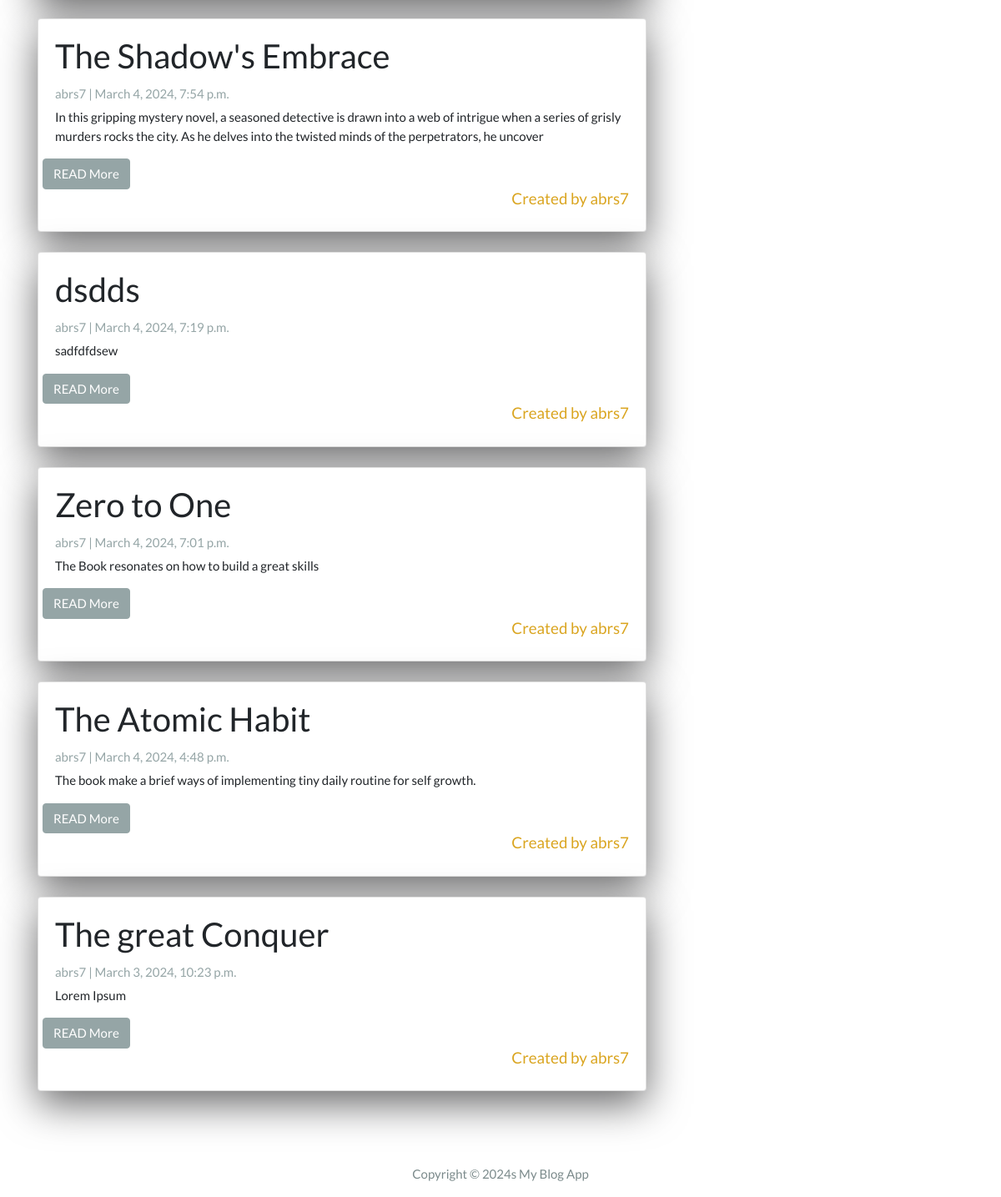
The app's page /app/ (lower part), older data.
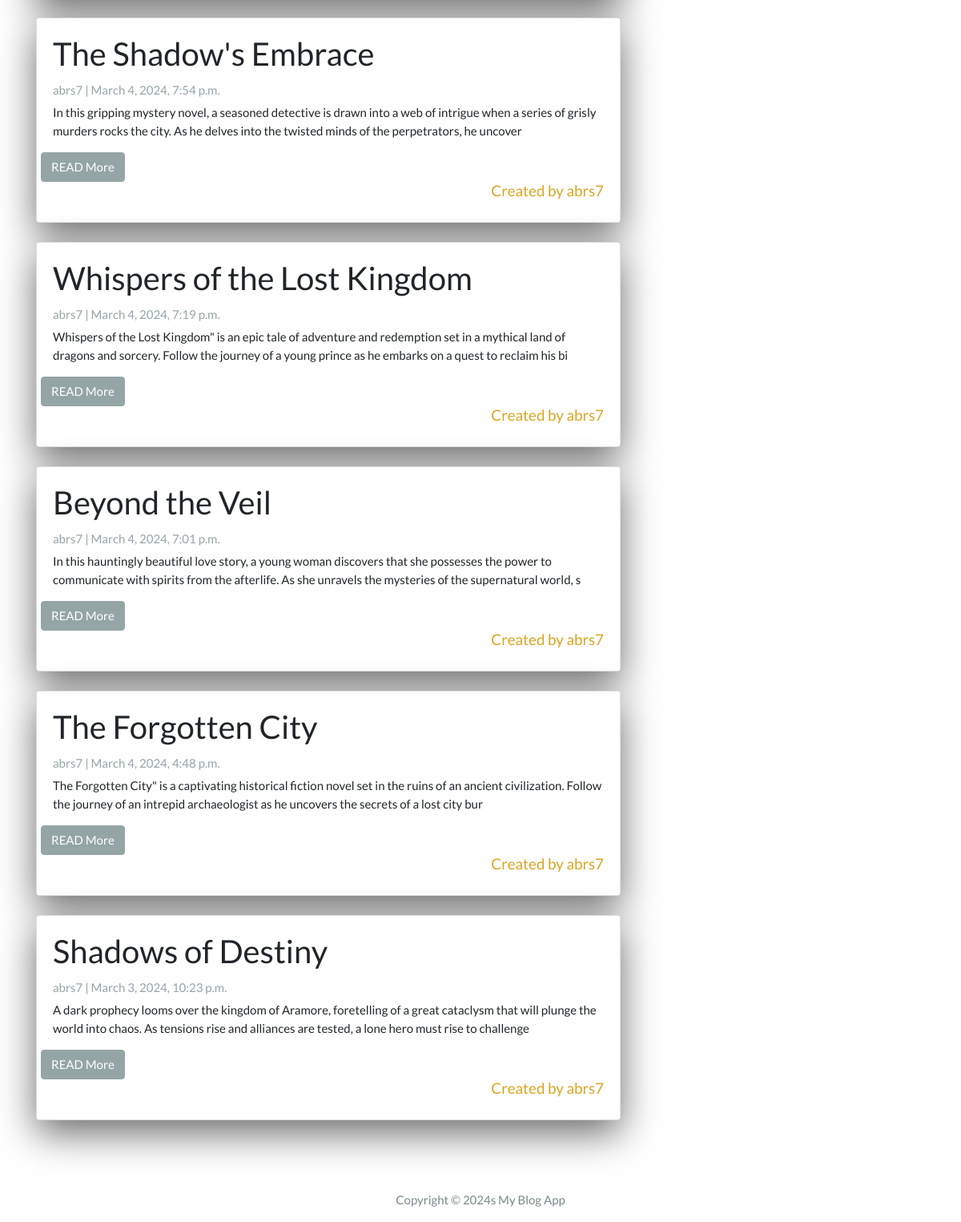
The same page, newer data.
### app/models.py (models this page shows, shortened)
class Post(models.Model):
    title = models.CharField(max_length =256, unique=True)
    slug = models.SlugField(max_length=256, unique=True )
    author = models.ForeignKey(User, on_delete=models.CASCADE, related_name='blog_posts')
    created_on = models.DateTimeField(auto_now_add = True)
    updated_on = models.DateTimeField(auto_now = True)
    content = models.TextField()
    status = models.IntegerField(choices = STATUS, default= 0)
    class Meta():
        ordering = ['-created_on']

### app/views.py (the view)
# urls.py: path('', views.PostList.as_view(), name = 'post_list'),
class PostList(ListView):
    queryset = Post.objects.filter(status=1).order_by('-created_on')
    template_name = 'index.html'
    def get_context_data(self, **kwargs):
        context = super().get_context_data(**kwargs)
        context['post_id'] = self.kwargs.get('post_id')
        return context

### templates/index.html (shortened to what this page needs)
{% extends "base.html" %}
{% block content %}
<div class="container">
  <div class="row">
    <div class="col-md-8 mt-3 left">
      {% for post in post_list %}
      <div class="card mb-4">
        <div class="card-body">
          <h2 class="card-title">{{ post.title }}</h2>
          <p class="card-text text-muted h6">{{ post.author }} | {{ post.created_on}} </p>
          <p class="card-text">{{post.content|slice:":200"}} </p>
          <div class="row">
          <a href="{% url 'post_detail' post.slug  %}">
         <button class="btn btn-secondary mx-6">READ More</button>
      </a>
      </div>
      {% load custom_filters %}
      <h5 class="text-green mx-12 float-right " style="color: goldenrod;">Created by {{post.author.username|first_upper}}</h5>
        </div>
      </div>
      {% endfor %}
    </div>
   {% block sidebar %}
   {% include 'sidebar.html'%}
   {% endblock sidebar%}
  </div>
</div>
{%endblock%}

Row changes from the older to the newer data that the page shows:
changed Post: title "dsdds" → "Whispers of the Lost Kingdom"; content "sadfdfdsew" → "Whispers of the Lost Kingdom\" is an epic tale of adventure and redemption set in a mythical land of dragons and sorcery. Follow the journey of a young prince as he embarks on a quest to reclaim his bi"
changed Post: title "Zero to One" → "Beyond the Veil"; content "The Book resonates on how to build a great skills" → "In this hauntingly beautiful love story, a young woman discovers that she possesses the power to communicate with spirits from the afterlife. As she unravels the mysteries of the supernatural world, s"
changed Post: title "The Atomic Habit" → "The Forgotten City"; content "The book make a brief ways of implementing tiny daily routine for self growth." → "The Forgotten City\" is a captivating historical fiction novel set in the ruins of an ancient civilization. Follow the journey of an intrepid archaeologist as he uncovers the secrets of a lost city bur"
changed Post: title "The great Conquer" → "Shadows of Destiny"; content "Lorem Ipsum" → "A dark prophecy looms over the kingdom of Aramore, foretelling of a great cataclysm that will plunge the world into chaos. As tensions rise and alliances are tested, a lone hero must rise to challenge"
